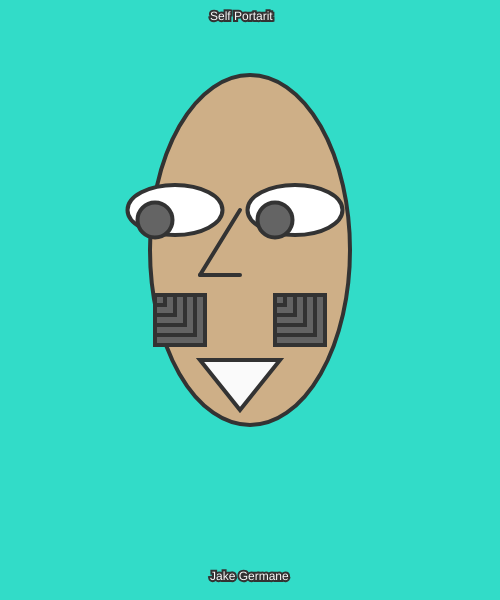
Frame 1 (no input)
Frame 60 (no input): identical to frame 1, image omitted
Frame 120 (the mouse pressed at the canvas centre since frame 60): identical to frame 1, image omitted

The p5.js sketch that drew this single still picture (run headless with seeded random() and noise() and a simulated clock; from frame 60 on, the mouse is pressed at the canvas centre):

// p5.js sketch
// ── sketch.js
function setup()
{
    createCanvas(500 , 600);
}

function draw()
{
    background(50,220,200);
    // head
    strokeWeight(4);
    stroke(51);
    fill(206,175,135);
    ellipse(250,250,200,[350]);

    // eyes
    fill(255);
    ellipse(175, 210, 95, 50);
    fill(100);
    circle(155, 220, 35);

    fill(255);
    ellipse(295, 210, 95, 50);
    fill(100);
    circle(275, 220, 35);

    // cheeks
    square(155, 295, 50);
    square(155, 295, 40);
    square(155, 295, 30);
    square(155, 295, 20);
    square(155, 295, 10);

    square(275, 295, 50);
    square(275, 295, 40);
    square(275, 295, 30);
    square(275, 295, 20);
    square(275, 295, 10);

    // nose
    line(240,210,200,275)
    line(200,275,240,275)

    // mouth
    fill(250)
    triangle(200,360,240,410,280,360)

    // text
    text("Self Portarit", 210,20)
    text("Jake Germane" , 210,580)


}
// ── portrait.html
<html>
    <head>
        <title>First p5.js</title>
        <script src = "p5.min.js"></script>
        <script src = "sketch.js"></script>
    </head>
    <body>

    </body>
</html>
